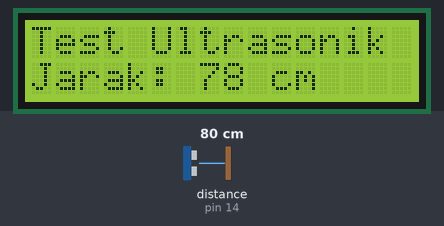
A sketch run on a simulated Arduino Uno, built with avr-gcc and run on an emulated ATmega328P. On the bench: 16×2 character LCD. Wiring (inferred from the names in the program): ultrasonic range finder: trigger pin 12; echo pin 14. Inputs (shaded band) come from the test bench; at power-on: distance to the obstacle (sensor on pin 14) 80 cm. The echo pulse lasts 58.3 µs per cm; what the sketch prints to the serial monitor is not drawn.

Above: at 1.2 s.
1.3 s: distance to the obstacle (sensor on pin 14) set to 2 cm
At 3.7 s:
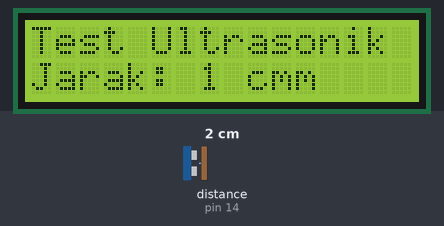
7.6 s: distance to the obstacle (sensor on pin 14) set to 4 cm
At 10.4 s:
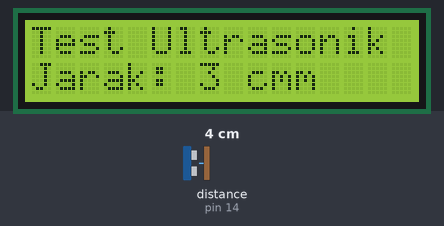
11.5 s: distance to the obstacle (sensor on pin 14) set to 9 cm
At 13.1 s:
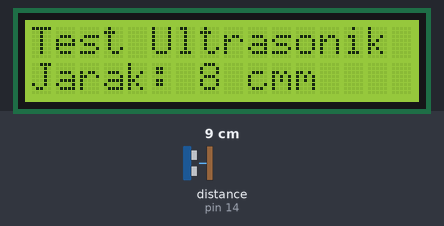
Timing chart, 0 to 14.6 s (numbered marks = the images above; inputs shaded):
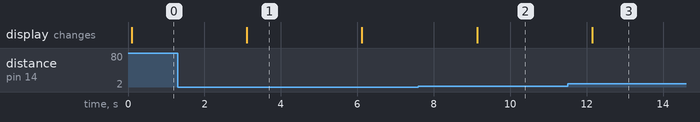

Measured:
- after the input at 1.3 s, the display: changes after 1.8 s (image 1)
- after the input at 7.6 s, the display: changes after 1.5 s (image 2)
- after the input at 11.5 s, the display: changes after 0.64 s (image 3)
- what the display in image 1 shows lasts 3.0 s, from 3.1 s to 6.1 s

The sketch:

lcd_ultrasonik.ino
```cpp
#include <LiquidCrystal_I2C.h>
#define trigger_pin 12 //6
#define Echo_pin 14 //5
//#define LED 2

LiquidCrystal_I2C lcd (0x27, 16,2);  //pengenalan alamat i2c
long duration;
int distance;

void  setup () {

  pinMode(trigger_pin, OUTPUT);
 //

// pinMode(LED, OUTPUT);
  pinMode(Echo_pin, INPUT);
  Serial.begin(9600);
  lcd. init ();
  lcd. backlight ();
  lcd. print ( "Test Ultrasonik" );
  lcd. backlight ();
}

void  loop () {

  digitalWrite(trigger_pin, LOW);
  delayMicroseconds(2);
  digitalWrite(trigger_pin, HIGH);
  delayMicroseconds(10);
  digitalWrite(trigger_pin, LOW);
  duration = pulseIn(Echo_pin, HIGH); // save waktu durasi parsing data
  distance= duration*0.034/2; //ubahdurasi ke jarak


  lcd. setCursor (0, 1);
  lcd.print("Jarak: ");
  lcd.print(distance);
  lcd.print(" cm");


  Serial.print("Jarak: ");
  Serial.print(distance);
  Serial.println(" cm");

  delay(3000);


}
```
